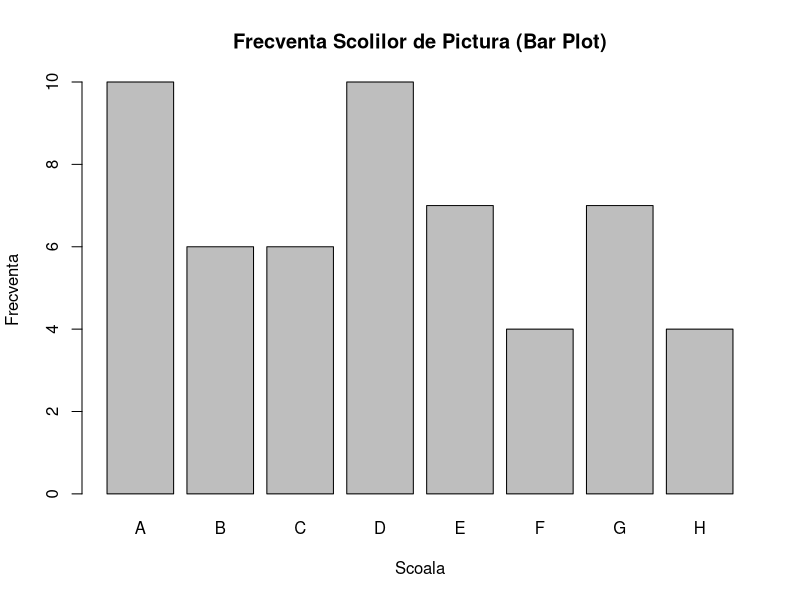
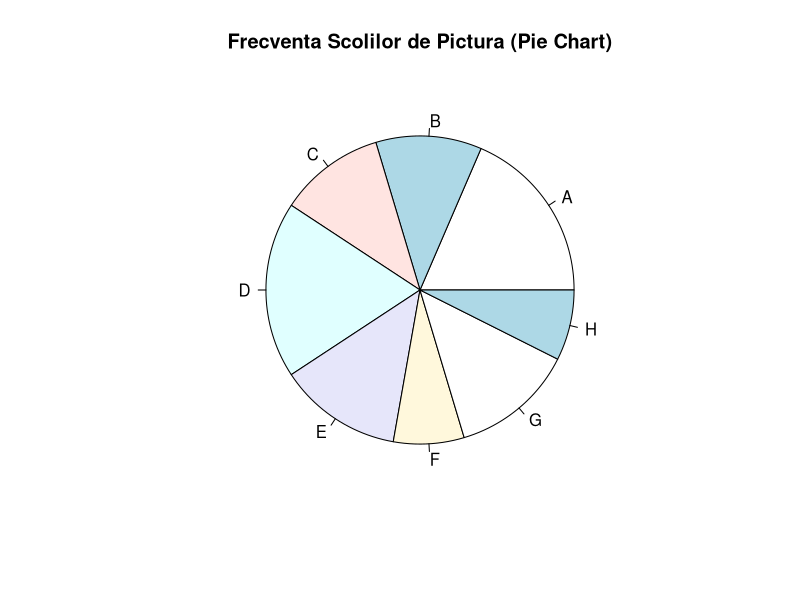
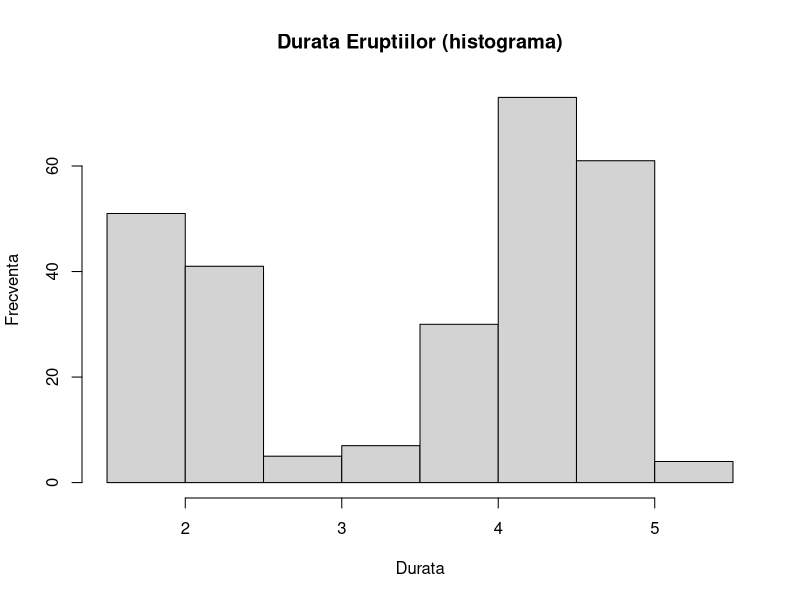
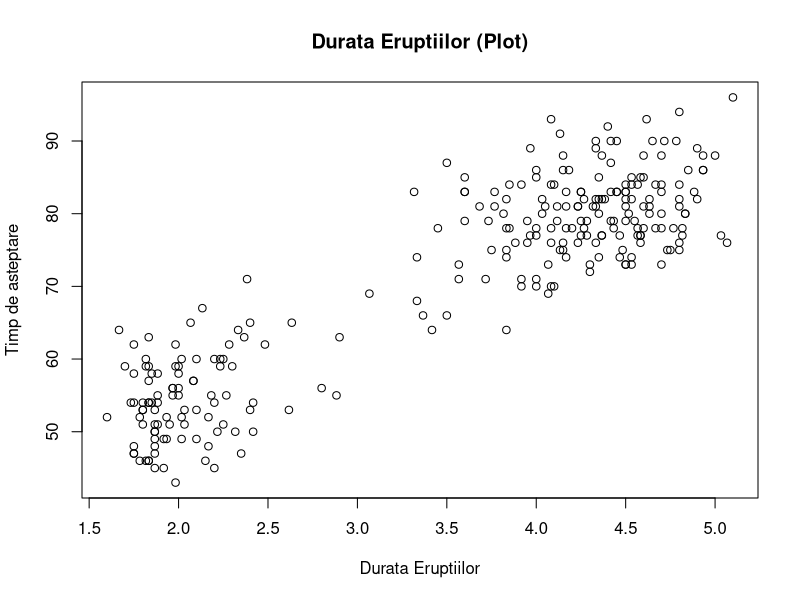
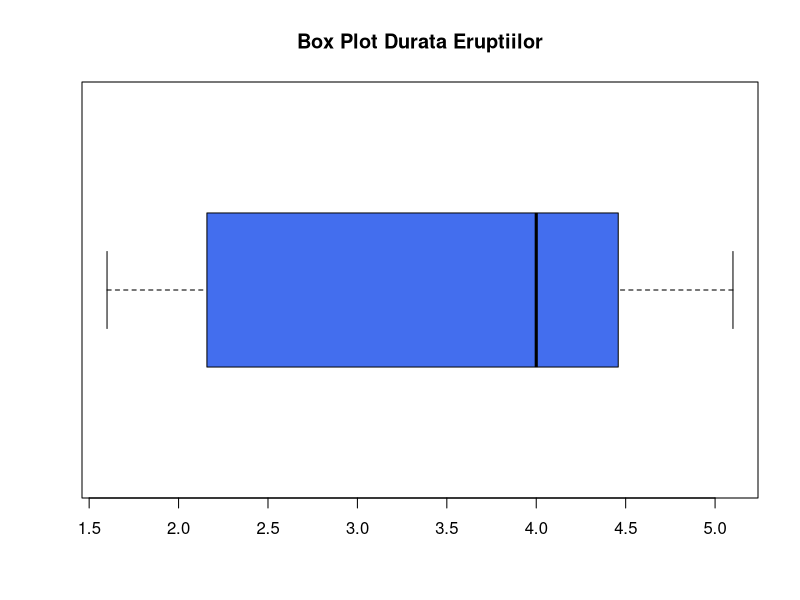

Generate these figures, in order, with R:
#Importam biblioteca MASS si seturile de date "faithful" si "painters"
library(MASS)

data("faithful")
data("painters")

  #------------------------------------------------------------# 

#a)
#Afisare seturi de date
  faithful
  painters
  
  waiting = faithful$waiting
  duration = faithful$eruptions
  school = painters$School
  
  #------------------------------------------------------------# 
  
#b)
#Distributia duratei eruptiilor
  range(duration)

  durationBreaks = seq(1.5, 5.5, by = 0.5)
  durationBreaks

  #intervale inchide in stanga, deschise in dreapta, adica [a,b)
  duration.cut = cut(duration, durationBreaks, right=FALSE)
  duration.freq = table(duration.cut)

  cbind(duration.freq)
  duration.freq
  
#Distributia scolilor de pictura
  school.freq = table(school)
  cbind(school.freq)
  school.freq
  
  #------------------------------------------------------------# 
  
#c)
#Reprezentarea grafică a școlilor de pictură
  barplot(school.freq, main = "Frecventa Scolilor de Pictura (Bar Plot)", xlab = "Scoala", ylab = "Frecventa")
  pie(school.freq, main = "Frecventa Scolilor de Pictura (Pie Chart)")
  
#Reprezentarea grafică a duratelor eruptiilor
  hist(duration, right = FALSE, main = "Durata Eruptiilor (histograma)", ylab = "Frecventa", xlab = "Durata")
  plot(duration, waiting, xlab="Durata Eruptiilor", ylab="Timp de asteptare", main = "Durata Eruptiilor (Plot)")
  
  #------------------------------------------------------------# 
  
#d)
#Media, mediana, varianta si cuartilele duratei eruptiilor
  
  durationMean = mean(duration)
  durationMedian = median(duration)
  durationVariance = var(duration)
  durationQuantile = quantile(duration)
  
  durationMean
  durationMedian
  durationVariance
  durationQuantile
  
  boxplot(duration, horizontal=TRUE, main = "Box Plot Durata Eruptiilor", col = c("royalblue2"))
  
  #------------------------------------------------------------# 
  
#e)
#Coeficientul de corelatie pentru cele doua variabile din setul "faithful"
  correlationCoeff = cor(duration, waiting)
  correlationCoeff
  
#Functie folosita pentru stergerea tuturor obiectelor/variabilelor
#  rm(list=ls(all=TRUE))
#Functie folosita pentru curatarea tuturor reprezentarilor grafice
#  dev.off()